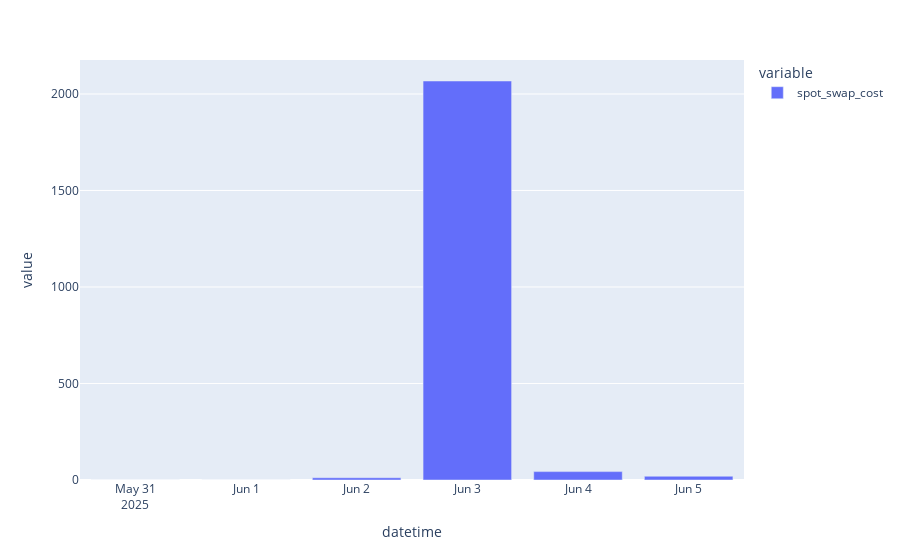

Write notebook code for a chart like this one.
### Code cell
px.bar(rebalance_df.resample("1d").sum()["spot_swap_cost"])

### Figure 1 — Plotly figure (JSON) as saved in the notebook; plotly's stock layout.template omitted (floating-point values rounded to 4 significant figures)
{"data": [{"alignmentgroup": "True", "hovertemplate": "variable=spot_swap_cost<br>datetime=%{x}<br>value=%{y}<extra></extra>", "legendgroup": "spot_swap_cost", "marker": {"color": "#636efa", "pattern": {"shape": ""}}, "name": "spot_swap_cost", "offsetgroup": "spot_swap_cost", "orientation": "v", "showlegend": true, "textposition": "auto", "type": "bar", "x": ["2025-05-31T00:00:00+00:00", "2025-06-01T00:00:00+00:00", "2025-06-02T00:00:00+00:00", "2025-06-03T00:00:00+00:00", "2025-06-04T00:00:00+00:00", "2025-06-05T00:00:00+00:00"], "xaxis": "x", "y": [0.1561, 0.1974, 11.49, 2067.0, 43.46, 19.49], "yaxis": "y"}], "layout": {"barmode": "relative", "legend": {"title": {"text": "variable"}, "tracegroupgap": 0}, "margin": {"t": 60}, "xaxis": {"anchor": "y", "domain": [0, 1], "title": {"text": "datetime"}}, "yaxis": {"anchor": "x", "domain": [0, 1], "title": {"text": "value"}}}}
